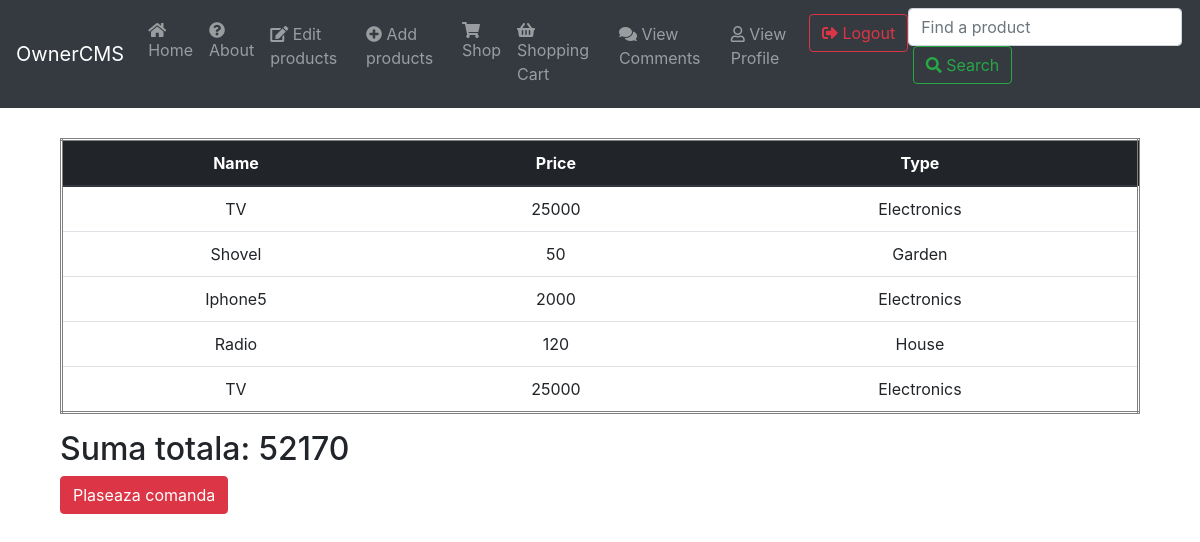
Page /cos_cumparaturi.php (signed in) on the committed database.
### tables this page shows
CREATE TABLE IF NOT EXISTS `produse` (
  `id` int(11) NOT NULL AUTO_INCREMENT,
  `name` varchar(255) NOT NULL,
  `price` float NOT NULL,
  `type` varchar(255) NOT NULL,
  PRIMARY KEY (`id`)
);

### cos_cumparaturi.php (the view, shortened to what this page needs)
<?php
if(!isset($_SESSION['admin_username'])){
    include 'header.php';
} else {
    include 'owner_check.php';
}
?>
<!DOCTYPE html>
<html>
<head>
    <link href="css/bootstrap.min.css" type="text/css" rel="stylesheet">
</head>
<body>
<div class="container">
        <div class="col-12">
<?php
$query = mysqli_query($db, "SELECT * FROM cos_cumparaturi WHERE admin_id = '" . $_SESSION['id'] . "'");
$row = mysqli_fetch_array($query, MYSQLI_BOTH);
$id_produs = $row['id_produs'];
$query2 = mysqli_query($db, "SELECT * FROM produse WHERE id = '" . $id_produs . "'");
$result = mysqli_num_rows($query2);
if($result){
    echo"
            <table class='table text-center' style='border-style: double; border-radius:5px'>
                <thead class='thead-dark'>
                    <th>Name</th>
                    <th>Price</th>
                    <th>Type</th>
                </thead>
                <tbody>
                ";
}
?>
<?php
$sumaTotala = 0;
$query = mysqli_query($db, "SELECT * FROM cos_cumparaturi WHERE admin_id = '" . $_SESSION['id'] . "'");
while ($row = mysqli_fetch_array($query, MYSQLI_BOTH)) {
    $id_produs = $row['id_produs'];
    $query2 = mysqli_query($db, "SELECT * FROM produse WHERE id = '" . $id_produs . "'");
    while ($row2 = mysqli_fetch_array($query2, MYSQLI_BOTH)) {
        $nume_produs = $row2['name'];
        $pret_produs = $row2['price'];
        $categorie_produs = $row2['type'];
        $sumaTotala = $sumaTotala + $pret_produs;
        ?>
                            <tr>
                                <td><?php echo $nume_produs; ?></td>
                                <td><?php echo $pret_produs; ?></td>
                                <td><?php echo $categorie_produs; ?></td>
                            </tr>
                   <?php
}}
?>
                </tbody>
            </table>
            <h2>Suma totala: <?php echo $sumaTotala; ?></h2>
            <?php
            if($sumaTotala > 0) {
                echo "<a href='cos_cumparaturi.php?cumpara=1' class='btn btn-danger'>Plaseaza comanda</a>";
            } else {
                echo "<a href='shop.php' class='btn btn-success'>Go back</a>";
            }
?>
        </div>
    </div>
</body>
</html>

### owner_check.php (shortened to what this page needs)
<?php
include 'conn.php';
$query = mysqli_query($db, "SELECT * FROM admin WHERE admin_username = '" . $_SESSION['admin_username'] . "'");
$row = mysqli_fetch_array($query, MYSQLI_BOTH);
$id = $row['admin_id'];
if($id == '1') {
    include 'owner_header.php';
} else {
    include 'admin_header.php';
}
?>

### owner_header.php (shortened to what this page needs)
<!DOCTYPE <!DOCTYPE html>
<html>
<head>
    <link rel="stylesheet" type="text/css" href="css/bootstrap.min.css">
    <link rel="stylesheet" type="text/css" href="css/fa/css/all.css">
    <link href="css/custom.css" type="text/css" rel="stylesheet">
</head>
<body>
        <nav id="menu" class="navbar navbar-expand-lg navbar-dark bg-dark">
                <a class="navbar-brand" href="#">OwnerCMS</a>
                <div class="collapse navbar-collapse" id="navbarSupportedContent">
                    <ul class="navbar-nav mr-auto">
                    <li class="nav-item">
                            <a class="nav-link" href="index.php"><i class="fas fa-home"></i> Home</a>
                        </li>
                        <li class="nav-item">
                            <a class="nav-link" href="about.php"><i class="fas fa-question-circle"></i> About</a>
                        </li>
                        <li class="nav-item">
                            <a class="nav-link" href="owner_see.php"><i class="fas fa-edit"></i> Edit products</a>
                        </li>
                        <li class="nav-item">
                            <a class="nav-link" href="add.php"><i class="fas fa-plus-circle"></i> Add products</a>
                        </li>
                        <li class="nav-item">
                            <a class="nav-link" href="shop.php"><i class="fas fa-shopping-cart"></i> Shop</a>
                        </li>
                        <li class="nav-item">
                            <a class="nav-link" href="cos_cumparaturi.php"><i class="fas fa-shopping-basket"></i> Shopping Cart</a>
                        </li>
                        <li class="nav-item">
                            <a class="nav-link" href="comments.php"><i class="fas fa-comments"></i> View Comments</a>
                        </li>
                        <li class="nav-item">
                            <a class="nav-link" href="profile.php"><i class="far fa-user"></i> View Profile</a>
                        </li>
                        <li class="nav-item">
                                <form action = "logout.php" method = "POST">
                                    <button class="btn btn-outline-danger" type="submit"><i class="fas fa-sign-out-alt"></i> Logout</button>
                                </form>
                        </li>
                    </ul>
                    <ul class="navbar-nav ml-auto">
                      <form class="form-inline" action="cauta.php" method="GET">
                          <input class="form-control mr-sm2" type="search" placeholder="Find a product" name="cauta" aria-label="Search" required>
                          <button class="btn btn-outline-success" type="submit"><i class="fas fa-search"></i> Search</button>
                      </form>
                      </ul>
                </div>
            </nav>
<?php
    include 'footer.php';
    ?>

### footer.php (shortened to what this page needs)
</body>
</html>

### css/fa/css/all.css (style rules this page uses)
.fa, .fas, .far, .fal, .fab { -moz-osx-font-smoothing: grayscale; -webkit-font-smoothing: antialiased; display: inline-block; font-style: normal; font-variant: normal; text-rendering: auto; line-height: 1; }
.fa-comments:before { content: "\f086"; }
.fa-edit:before { content: "\f044"; }
.fa-home:before { content: "\f015"; }
.fa-plus-circle:before { content: "\f055"; }
.fa-question-circle:before { content: "\f059"; }
.fa-search:before { content: "\f002"; }
.fa-shopping-basket:before { content: "\f291"; }
.fa-shopping-cart:before { content: "\f07a"; }
.fa-sign-out-alt:before { content: "\f2f5"; }
.fa-user:before { content: "\f007"; }
.far { font-family: 'Font Awesome 5 Free'; font-weight: 400; }
.fa, .fas { font-family: 'Font Awesome 5 Free'; font-weight: 900; }

### css/custom.css (style rules this page uses)
#menu { margin-bottom: 30px; }
td { text-align: center; }

### rows in the picture
produse: name "TV", price "25000", type "Electronics"
produse: name "Shovel", price "50", type "Garden"
produse: name "Iphone5", price "2000", type "Electronics"
produse: name "Radio", price "120", type "House"

### other values in the picture
$sumaTotala "52170"
